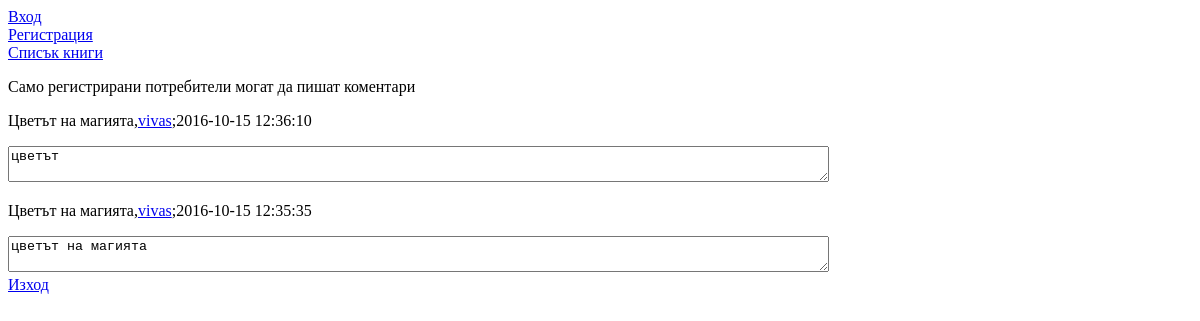
Page /book.php?book_id=1 on the earlier database version.
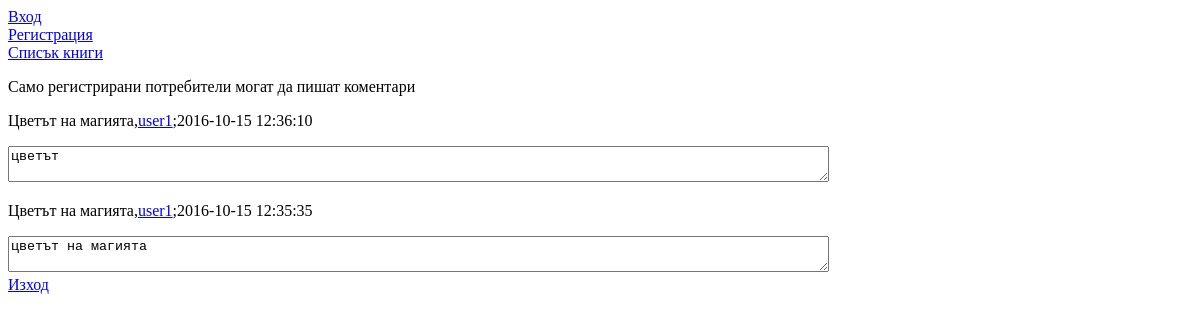
Same page on the later database version.
### tables this page shows
CREATE TABLE IF NOT EXISTS `comments` (
  `user_id` int(11) NOT NULL,
  `book_id` int(11) NOT NULL,
  `comments_id` int(11) NOT NULL AUTO_INCREMENT,
  `date_time` datetime NOT NULL,
  `comment` text NOT NULL,
  `counter` int(11) NOT NULL,
  PRIMARY KEY (`comments_id`)
);

CREATE TABLE IF NOT EXISTS `users` (
  `user_id` int(11) NOT NULL AUTO_INCREMENT,
  `username` varchar(50) NOT NULL,
  `pass` varchar(80) NOT NULL,
  PRIMARY KEY (`user_id`)
);

CREATE TABLE IF NOT EXISTS `books` (
  `book_id` int(11) NOT NULL AUTO_INCREMENT,
  `book_name` varchar(250) NOT NULL,
  `counter` int(11) NOT NULL,
  PRIMARY KEY (`book_id`)
);

### book.php (the view, shortened to what this page needs)
<?php
include 'include/header.php';
?>
<div><a href="login.php">Вход</a></div>
<div><a href="register.php">Регистрация</a></div>
<div><a href="index.php">Списък книги</a></div>
<?php
if(isset($_SESSION['isLoged'])){
   if(isset($_SESSION['username'])){
    echo '<p>Здравей '.$_SESSION['username'].'</p>';
        }
 if(isset($_POST['comment'])){
    $user_id=$_SESSION['user_id'];
    $book_id=(int)$_GET['book_id'];
    $book_id=  mysqli_real_escape_string($link,$book_id);
    $comment=$_POST['comment'];
    $comment=  mysqli_real_escape_string($link,$comment);
    $user_id=$_SESSION['user_id'];
    $today=  date("d.m.y H:i:s");
    $count=1;
    $q=  mysqli_query($link,
            'INSERT INTO `comments`(`user_id`, `book_id`,`date_time`, `comment`,`counter`)
        VALUES ("'.$user_id.'","'.$book_id.'","'.$today.'","'.$comment.'",'.$count.')');
    $comments_id=  mysqli_insert_id($link);
    if(mysqli_error($link)){
        echo mysqli_error($link);
    }
   if(mysqli_affected_rows($link)){
        echo '<p>Коментара е въведен успешно</p>';
      }
}
?>
<form method="post" name='comment'>
    <label>Коментар:</label>
    <div><textarea cols="50" rows="4" name='comment'/></textarea></div>
    <input type='submit' value='Въведи коментар'/>
</form>
<br/>
<?php
}
 else{
    echo '<p>Само регистрирани потребители могат да пишат коментари</p>';
}
 if(isset($_GET['book_id'])){
    $book_id=(int)$_GET['book_id'];
    $book_id=  mysqli_real_escape_string($link,$book_id);
    $q=  mysqli_query($link,
    'SELECT *FROM `comments` as c
        join users  on c.user_id=users.user_id
        join books as b on c.book_id=b.book_id
        where c.book_id="'.$book_id.'" ORDER BY date_time desc ');
    if(mysqli_affected_rows($link)==0){
        echo '<p>Няма коментари за тази книга</p>';
    }else{
    while ($row=  mysqli_fetch_assoc($q)){
echo '<p>'.$row['book_name'].',<a href="user_comments.php?user_id='.$row['user_id'].'">'.$row['username'].'</a>;'.$row['date_time'].'</p>'
                . '<textarea rows="2" cols="100">'.$row['comment'].'</textarea>';
   }
 }
 }
 ?>
<div><a href="logout.php">Изход</a></div>
<?php
include 'include/footer.php';

Differences in the rows shown:
changed comments "цветът": user.username "vivas" → "user1"
changed comments "цветът на магията": user.username "vivas" → "user1"
